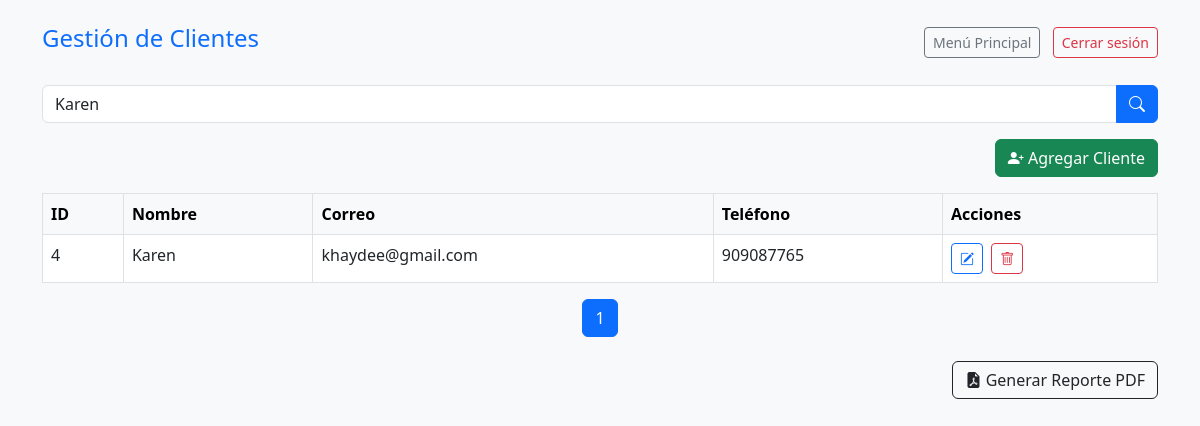
Page /clientes.php?buscar=Karen (signed in) on the committed database.
### tables this page shows
CREATE TABLE `clientes` (
  `id` int NOT NULL,
  `nombre` varchar(100) NOT NULL,
  `correo` varchar(100) NOT NULL,
  `telefono` varchar(50) DEFAULT NULL
);

### clientes.php (the view, shortened to what this page needs)
<?php
require_once 'config.php';
$por_pagina = 5;
$pagina = isset($_GET['pagina']) ? (int)$_GET['pagina'] : 1;
$inicio = ($pagina - 1) * $por_pagina;
$buscar = isset($_GET['buscar']) ? trim($_GET['buscar']) : '';
$params = [];
$sql_busqueda = "";
if ($buscar !== '') {
    $sql_busqueda = " WHERE nombre LIKE ? ";
    $params[] = "%$buscar%";
}
$sql_total = "SELECT COUNT(*) FROM clientes $sql_busqueda";
$stmt_total = $pdo->prepare($sql_total);
$stmt_total->execute($params);
$total_registros = $stmt_total->fetchColumn();
$total_paginas = ceil($total_registros / $por_pagina);
$sql = "SELECT * FROM clientes $sql_busqueda ORDER BY id DESC LIMIT $inicio, $por_pagina";
$stmt = $pdo->prepare($sql);
$stmt->execute($params);
$clientes = $stmt->fetchAll(PDO::FETCH_ASSOC);
?>
<!DOCTYPE html>
<html lang="es">
<head>
    <link href="https://cdn.jsdelivr.net/npm/bootstrap@5.3.0/dist/css/bootstrap.min.css" rel="stylesheet">
    <link rel="stylesheet" href="https://cdn.jsdelivr.net/npm/bootstrap-icons@1.10.5/font/bootstrap-icons.css">
</head>
<body class="bg-light">
<div class="container mt-4">
    <div class="d-flex justify-content-between align-items-center mb-4">
        <h4 class="text-primary">Gestión de Clientes</h4>
        <div>
            <a href="dashboard.php" class="btn btn-outline-secondary btn-sm me-2">Menú Principal</a>
            <a href="logout.php" class="btn btn-outline-danger btn-sm">Cerrar sesión</a>
        </div>
    </div>
    <form method="GET" class="input-group mb-3">
        <input type="text" name="buscar" class="form-control" placeholder="Buscar cliente por nombre..." value="<?= htmlspecialchars($buscar) ?>">
        <button class="btn btn-primary" type="submit"><i class="bi bi-search"></i></button>
    </form>
    <div class="d-flex justify-content-end mb-3">
        <a href="agregar_cliente.php" class="btn btn-success">
            <i class="bi bi-person-plus-fill"></i> Agregar Cliente
        </a>
    </div>
    <table class="table table-bordered table-hover bg-white">
        <thead class="table-light">
            <tr>
                <th>ID</th>
                <th>Nombre</th>
                <th>Correo</th>
                <th>Teléfono</th>
                <th>Acciones</th>
            </tr>
        </thead>
        <tbody>
            <?php if ($clientes): ?>
                <?php foreach ($clientes as $c): ?>
                    <tr>
                        <td><?= $c['id'] ?></td>
                        <td><?= htmlspecialchars($c['nombre']) ?></td>
                        <td><?= htmlspecialchars($c['correo']) ?></td>
                        <td><?= htmlspecialchars($c['telefono']) ?></td>
                        <td>
                            <a href="editar_cliente.php?id=<?= $c['id'] ?>" class="btn btn-sm btn-outline-primary me-1" title="Editar">
                                <i class="bi bi-pencil-square"></i>
                            </a>
                            <a href="clientes.php?eliminar=<?= $c['id'] ?>" class="btn btn-sm btn-outline-danger me-1" title="Eliminar" onclick="return confirm('¿Eliminar este cliente?')">
                                <i class="bi bi-trash"></i>
                            </a>
                        </td>
                    </tr>
                <?php endforeach ?>
            <?php else: ?>
                <tr><td colspan="5" class="text-center">No se encontraron clientes.</td></tr>
            <?php endif ?>
        </tbody>
    </table>
    <nav>
        <ul class="pagination justify-content-center">
            <?php for ($i = 1; $i <= $total_paginas; $i++): ?>
                <li class="page-item <?= ($i == $pagina) ? 'active' : '' ?>">
                    <a class="page-link" href="?pagina=<?= $i ?>&buscar=<?= urlencode($buscar) ?>"><?= $i ?></a>
                </li>
            <?php endfor; ?>
        </ul>
    </nav>
    <div class="text-end mt-4">
        <a href="reporte_pdf.php" class="btn btn-outline-dark">
            <i class="bi bi-file-earmark-pdf-fill"></i> Generar Reporte PDF
        </a>
    </div>
</div>
</body>
</html>

### rows in the picture
clientes: id "4", nombre "Karen", correo "khaydee@gmail.com", telefono "909087765"
